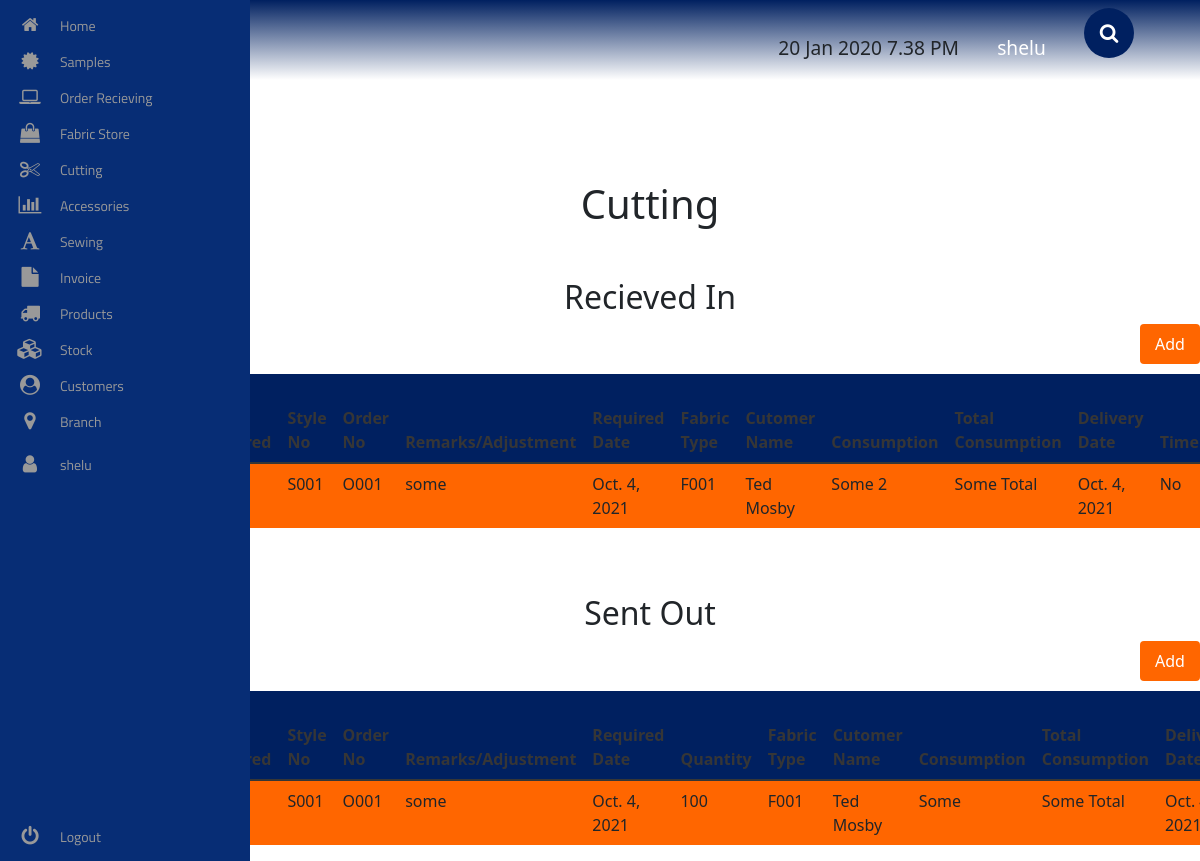
Screenshot of /cutting/ (signed in) with the database file from the repository.
### cutting/models.py (models this page shows)
class RecievedIn(models.Model):
	order_recieved = models.DateField()
	date_order_delivered = models.DateField()
	style_no = models.CharField(max_length=1000)
	order = models.ForeignKey(OrderReceiving, on_delete=models.SET_NULL, null=True, blank=True)
	remarks = models.CharField(max_length=9000)
	required_date = models.DateField()
	fabric_type = models.CharField(max_length=1000)
	customer = models.ForeignKey(Customer, on_delete=models.SET_NULL, null=True, blank=True)
	consumption = models.CharField(max_length=1000)
	total_consumption = models.CharField(max_length=1000)
	delivery_date = models.DateField()
	time = models.BooleanField()
	user_notes = models.CharField(max_length=10000)

class SentOut(models.Model):
	order_recieved = models.DateField()
	date_order_delivered = models.DateField()
	style_no = models.CharField(max_length=1000)
	order = models.ForeignKey(OrderReceiving, on_delete=models.SET_NULL, null=True, blank=True)
	remarks = models.CharField(max_length=9000)
	required_date = models.DateField()
	quantity = models.IntegerField()
	fabric_type = models.CharField(max_length=1000)
	customer = models.ForeignKey(Customer, on_delete=models.SET_NULL, null=True, blank=True)
	consumption = models.CharField(max_length=1000)
	total_consumption = models.CharField(max_length=1000)
	delivery_date = models.DateField()
	time = models.BooleanField()
	user_notes = models.CharField(max_length=10000)

### orders/models.py (models this page shows, shortened)
class OrderReceiving(models.Model):
	order_received = models.DateField()
	date_order_delivered = models.DateField()
	style_no = models.CharField(max_length=1000)
	order_no = models.CharField(max_length=1000, unique=True)
	remarks = models.CharField(max_length=9000)
	required_date = models.DateField()
	price = models.DecimalField(decimal_places=2, max_digits=1000)
	customer = models.ForeignKey(Customer, on_delete=models.CASCADE)
	consumption = models.CharField(max_length=1000)
	total_consumption = models.CharField(max_length=1000)
	delivery_date = models.DateField()
	order_status = models.BooleanField(default=False)
	order_progress = models.CharField(max_length=1000)
	reason = models.CharField(max_length=1000)

### customers/models.py (models this page shows)
class Customer(models.Model):
	customer_id = models.CharField(max_length=100)
	salutation = models.CharField(max_length=10, choices=salutation_choices, default='Mr')
	customer_first_name = models.CharField(max_length=500)
	customer_last_name = models.CharField(max_length=500)
	mobile_no = models.IntegerField()
	mobile_no_type = models.CharField(max_length=10, choices=mobile_no_type, default='Mobile')
	email = models.EmailField(max_length=120)
	email_type = models.CharField(max_length=10, choices=email_type, default='Work')
	address = models.CharField(max_length=1000)
	"""def __str__(self):
			    	return "%s %s" % (self.customer_first_name, self.customer_last_name)"""
	def __str__(self):
		return self.customer_first_name + ' ' + self.customer_last_name

### cutting/views.py (the view)
# urls.py: path('', CuttingMainView.as_view(), name="cutting_view"),
@method_decorator(login_required(login_url='../users/login'), name='get')
class CuttingMainView(View):
	template_name = 'cutting_main.html'
	recieved_in_query = RecievedIn.objects.all()
	sent_out_query = SentOut.objects.all()
	def get_recieved_in_query_set(self):
		return self.recieved_in_query
	def get_sent_out_query_set(self):
		return self.sent_out_query
	def get(self, request):
		context = {
			'recieved_ins': self.get_recieved_in_query_set(),
			'sent_outs': self.get_sent_out_query_set()
			}
		return render(request, self.template_name, context)

### cutting/templates/cutting_main.html (shortened to what this page needs)
<!DOCTYPE html>
<html lang="en">
{% extends 'base.html' %}
{% load static %}
    {% block extra_css %}
        <link rel="stylesheet" href="{% static 'cutting/css/cutting_main.css' %}">
    {% endblock %}
    {% block content %}
        <div class="cutting__container">
            <h1> Cutting </h1>
            <h2> Recieved In </h2>
            <div class="cutting__add__button__container" >
              <button class="cutting__add__button">
                Add
              </button>
            </div>
            <div class="table-responsive">
              <table class="table">
                <thead>
                  <tr class="cutting__tr">
                    <th scope="col">Order Received</th>
                    <th scope="col">Date Order Delivered</th>
                    <th scope="col">Style No</th>
                    <th scope="col">Order No</th>
                    <th scope="col">Remarks/Adjustment</th>
                    <th scope="col">Required Date</th>
                    <th scope="col">Fabric Type</th>
                    <th scope="col">Cutomer Name</th>
                    <th scope="col">Consumption</th>
                    <th scope="col">Total Consumption</th>
                    <th scope="col">Delivery Date</th>
                    <th scope="col">Time</th>
                  </tr>
                </thead>
                <tbody>
                  {% for recieved_in in recieved_ins %}
                  <tr class="cutting__body">
                    <td>  {{ recieved_in.order_recieved }} </td>
                    <td> {{ recieved_in.date_order_delivered }} </td>
                    <td>  {{ recieved_in.style_no }}</td>
                    <td> {{ recieved_in.order.order_no }} </td>
                    <td> {{ recieved_in.remarks }} </td>
                    <td> {{ recieved_in.required_date }} </td>
                    <td> {{ recieved_in.fabric_type }} </td>
                    <td> {{ recieved_in.customer.customer_first_name }}
                         {{ recieved_in.customer.customer_last_name }}
                    </td>
                    <td> {{ recieved_in.consumption }} </td>
                    <td> {{ recieved_in.total_consumption }} </td>
                    <td> {{ recieved_in.delivery_date }} </td>
                    <td>
                      {% if recieved_in.order_time == True %}
                        Yes
                      {% else %}
                        No
                      {% endif %}
                    </td>
                  </tr>
                  {% endfor %}
                </tbody>
              </table>
            </div>
            <h2> Sent Out </h2>
            <div class="cutting__add__button__container" >
              <button class="cutting__add__button">
                Add
              </button>
            </div>
            <div class="table-responsive">
              <table class="table">
                <thead>
                  <tr class="cutting__tr">
                    <th scope="col">Order Received</th>
                    <th scope="col">Date Order Delivered</th>
                    <th scope="col">Style No</th>
                    <th scope="col">Order No</th>
                    <th scope="col">Remarks/Adjustment</th>
                    <th scope="col">Required Date</th>
                    <th scope="col">Quantity</th>
                    <th scope="col">Fabric Type</th>
                    <th scope="col">Cutomer Name</th>
                    <th scope="col">Consumption</th>
                    <th scope="col">Total Consumption</th>
                    <th scope="col">Delivery Date</th>
                  </tr>
                </thead>
                <tbody>
                  <tr class="cutting__body">
                    {% for sent_out in sent_outs %}
                    <td>  {{ sent_out.order_recieved }} </td>
                    <td> {{ sent_out.date_order_delivered }} </td>
                    <td>  {{ sent_out.style_no }}</td>
                    <td> {{ sent_out.order.order_no }} </td>
                    <td> {{ sent_out.remarks }} </td>
                    <td> {{ sent_out.required_date }} </td>
                    <td> {{ sent_out.quantity }} </td>
                    <td> {{ sent_out.fabric_type }} </td>
                    <td> {{ sent_out.customer.customer_first_name }}
                         {{ sent_out.customer.customer_last_name }}
                    </td>
                    <td> {{ sent_out.consumption }} </td>
                    <td> {{ sent_out.total_consumption }} </td>
                    <td> {{ sent_out.delivery_date }} </td>
                    {% endfor %}
                  </tr>
                </tbody>
              </table>
            </div>
        </div>
    {% endblock %}

### pages/templates/top_navbar.html (shortened to what this page needs)
<!DOCTYPE html>
<html lang="en">
{% load static %}
<head>
    <link rel="stylesheet" href="https://maxcdn.bootstrapcdn.com/bootstrap/4.0.0/css/bootstrap.min.css">
    <link rel="stylesheet" href="{% static 'pages/css/top_navbar.css' %}">
</head>
<body>
  <nav class="navbar">
    <div class="navbar__container">
      <a href="#home" id="navbar__logo">SPARQ</a>
        <ul class="navbar__menu">
          <li class="navabr__item">
            20 Jan 2020 7.38 PM
          </li>
          {% if user.is_authenticated %}
          <li class="navabr__item">
            <a href="#" class="navbar__links" id="about-page" >
              {{ request.user.username }}
          </a>
          </li>
          {% endif %}
          <li class="navbar__item">
            <div class="search-box">
                <form method="post" action="{% url 'search-results' %}">
                    <button type="button" class="btn-search"><i class="fa fa-search"></i></button>
                    <label for="search-input"></label><input type="search" class="input-search" placeholder="Type to Search..." name="searched" id="search-input">
                </form>
            </div>
          </li>
        </ul>
    </div>
  </nav>
    <link href="http://ajax.googleapis.com/ajax/libs/jqueryui/1.8.16/themes/ui-lightness/jquery-ui.css" rel="stylesheet" type="text/css" />
</body>
</html>

### pages/templates/side_navbar.html (shortened to what this page needs)
<!DOCTYPE html>
<html lang="en">
{% load static %}
<head>
    <link rel="stylesheet" href="https://maxcdn.bootstrapcdn.com/bootstrap/4.0.0/css/bootstrap.min.css">
    <link rel="stylesheet" href="https://cdnjs.cloudflare.com/ajax/libs/font-awesome/4.7.0/css/font-awesome.css" />
    <link rel="stylesheet" href="https://cdn.jsdelivr.net/npm/bulma@0.8.2/css/bulma.min.css">
    <link href="https://cdn.jsdelivr.net/npm/bootstrap@5.0.2/dist/css/bootstrap.min.css" rel="stylesheet">
    <link rel="stylesheet" href="{% static 'pages/css/side_navbar.css' %}">
</head>
<body>
    <div class="area"></div><nav class="main-menu">
        <ul>
            <li>
                <a href="/">
                <i class="fa fa-home fa-2x nav-icon"></i>
                <span class="nav-text">
                    Home
                </span>
                </a>
            </li>
            <li class="has-subnav">
                <a href="{% url 'sample:sample_view' %}">
                    <i class="fa fa-certificate fa-2x"></i>
                    <span class="nav-text sample">
                        Samples
                    </span>
                    </a>
            </li>
            <li class="has-subnav">
                <a href="{% url 'orders:order_view' %}">
                    <i class="fa fa-laptop fa-2x"></i>
                    <span class="nav-text">
                        Order Recieving
                    </span>
                    </a>
            </li>
            <li class="has-subnav">
                <a href="{% url 'fabric:fabric_view' %}">
                    <i class="fa fa-shopping-bag fa-2x"></i>
                    <span class="nav-text">
                        Fabric Store
                    </span>
                    </a>
                </li>
                <li class="has-subnav">
                    <a href="{% url 'cutting:cutting_view' %}">
                       <i class="fa fa-cut fa-2x"></i>
                        <span class="nav-text">
                            Cutting
                        </span>
                    </a>
                </li>
                <li class="has-subnav">
                   <a href="{% url 'accessories:accessories_view' %}">
                        <i class="fa fa-bar-chart-o fa-2x"></i>
                        <span class="nav-text">
                            Accessories
                        </span>
                    </a>
                </li>
                <li class="has-subnav">
                    <a href="{% url 'sewing:sewing_view' %}">
                        <i class="fa fa-font fa-2x"></i>
                        <span class="nav-text">
                           Sewing
                        </span>
                    </a>
                </li>
                <li class="has-subnav">
                   <a href="{% url 'invoice:invoice_main_view' %}">
                        <i class="fa fa-file fa-2x"></i>
                        <span class="nav-text">
                            Invoice
                        </span>
                    </a>
                </li>
                <li class="has-subnav">
                   <a href="{% url 'products:products_main' %}">
                        <i class="fa fa-truck fa-2x"></i>
                        <span class="nav-text">
                            Products
                        </span>
                    </a>
                </li>
                <li class="has-subnav">
                   <a href="{% url 'stock:stock-main' %}">
                       <i class="fa fa-cubes fa-2x"></i>
                        <span class="nav-text">
                            Stock
                        </span>
                    </a>
                </li>
                <li class="has-subnav">
                   <a href="{% url 'customers:customers_main' %}">
                        <i class="fa fa-user-circle fa-2x"></i>
                        <span class="nav-text">
                            Customers
                        </span>
                    </a>
                </li>
                <li>
                    <a href="#">
                       <i class="fa fa-map-marker fa-2x"></i>
                        <span class="nav-text">
                            Branch
                        </span>
                    </a>
                </li>
            </ul>
            <li>
                    {% if user.is_authenticated %}
                    <a href="#">
                       <i class="fa fa-user fa-2x"></i>
                        <span class="nav-text">
                            {{request.user.username}}
                        </span>
                    </a>
                    {% endif %}
                </li>
            <ul class="logout">
                <li>
                   <a href="{% url 'users:user-logout' %}">
                         <i class="fa fa-power-off fa-2x"></i>
                        <span class="nav-text">
                            Logout
                        </span>
                    </a>
                </li>
            </ul>
        </nav>
</body>
</html>

### rows the page displays
RecievedIn: style_no "S001", order.order_no "O001", remarks "some", required_date "Oct. 4, 2021", fabric_type "F001", customer.customer_first_name "Ted", customer.customer_last_name "Mosby", consumption "Some 2", total_consumption "Some Total", delivery_date "Oct. 4, 2021"
SentOut: style_no "S001", order.order_no "O001", remarks "some", required_date "Oct. 4, 2021", quantity "100", fabric_type "F001", customer.customer_first_name "Ted", customer.customer_last_name "Mosby", consumption "Some", total_consumption "Some Total", delivery_date "Oct.…"

### other values shown
{{ request.user.username }} "shelu"
